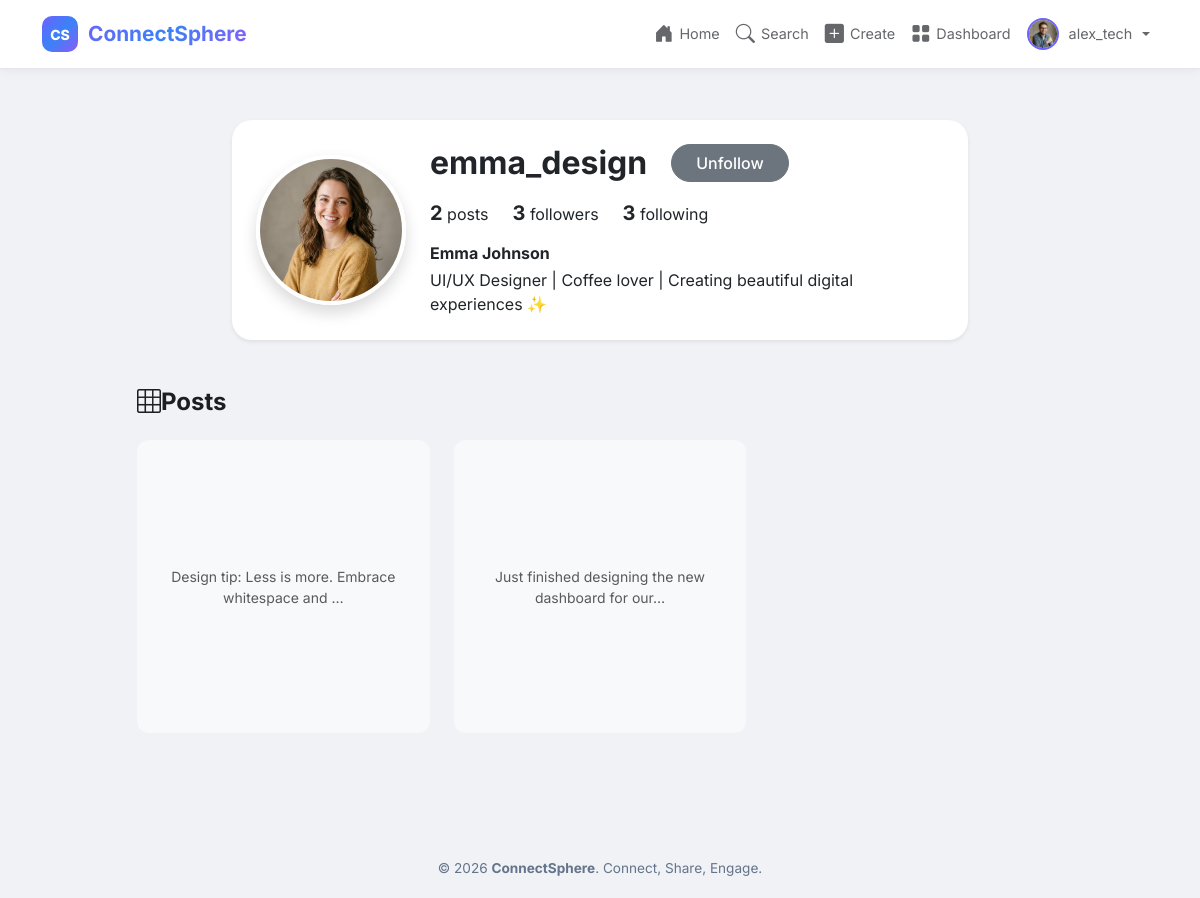
The page /profile/emma_design/ (signed in) on the database its author committed.
### app/models.py (models this page shows, shortened)
class Profile(models.Model):
    user = models.OneToOneField(User, on_delete=models.CASCADE, related_name='profile')
    profile_picture = models.ImageField(upload_to='profile_pics/', default='profile_pics/default.png', blank=True)
    bio = models.TextField(max_length=500, blank=True, default='')
    date_joined = models.DateTimeField(auto_now_add=True)

class Post(models.Model):
    user = models.ForeignKey(User, on_delete=models.CASCADE, related_name='posts')
    caption = models.TextField(max_length=2200, blank=True, default='')
    image = models.ImageField(upload_to='post_images/', blank=True, null=True)
    created_date = models.DateTimeField(auto_now_add=True)
    class Meta:
        ordering = ['-created_date']
    @property
    def likes_count(self):
        return self.likes.count()
    @property
    def comments_count(self):
        return self.comments.count()

### app/views.py (the view)
# urls.py: path('profile/<str:username>/', views.profile, name='profile'),
@login_required
def profile(request, username):
    profile_user = get_object_or_404(User, username=username)
    profile_obj = get_object_or_404(Profile, user=profile_user)
    posts = Post.objects.filter(user=profile_user).select_related('user', 'user__profile')
    is_following = Follow.objects.filter(follower=request.user, following=profile_user).exists()
    followers_count = profile_user.followers_set.count()
    following_count = profile_user.following_set.count()
    posts_count = posts.count()
    context = {
        'profile_user': profile_user,
        'profile': profile_obj,
        'posts': posts,
        'is_following': is_following,
        'followers_count': followers_count,
        'following_count': following_count,
        'posts_count': posts_count,
    }
    return render(request, 'profile.html', context)

### templates/profile.html (shortened to what this page needs)
{% extends 'base.html' %}
{% load static %}
{% block content %}
<div class="container mt-4 pt-3">
    <div class="row justify-content-center mb-5">
        <div class="col-md-8 col-lg-8">
            <div class="card cs-glass-card border-0 shadow-sm p-4" style="border-radius: 20px;">
                <div class="row align-items-center">
                    <div class="col-auto text-center mb-3 mb-md-0">
                        {% if profile_user.profile.profile_picture %}
                            <img src="{{ profile_user.profile.profile_picture.url }}" alt="{{ profile_user.username }}" class="rounded-circle shadow" style="width: 150px; height: 150px; object-fit: cover; border: 4px solid #fff;">
                        {% else %}
                            <div class="rounded-circle shadow bg-secondary d-flex align-items-center justify-content-center text-white mx-auto" style="width: 150px; height: 150px; border: 4px solid #fff;">
                                <i class="bi bi-person" style="font-size: 5rem;"></i>
                            </div>
                        {% endif %}
                    </div>
                    <div class="col">
                        <div class="d-flex flex-column flex-md-row align-items-md-center mb-3">
                            <h2 class="mb-2 mb-md-0 me-md-4 fw-bold">{{ profile_user.username }}</h2>
                            {% if request.user == profile_user %}
                                <a href="{% url 'edit_profile' %}" class="btn btn-outline-secondary rounded-pill fw-medium px-4">Edit Profile</a>
                            {% else %}
                                {% if request.user.is_authenticated %}
                                <button class="btn btn-{% if is_following %}secondary{% else %}primary{% endif %} rounded-pill fw-medium px-4 follow-btn" data-username="{{ profile_user.username }}">
                                    {% if is_following %}Unfollow{% else %}Follow{% endif %}
                                </button>
                                {% endif %}
                            {% endif %}
                        </div>
                        <div class="d-flex mb-3 gap-4">
                            <div><strong class="fs-5">{{ posts_count }}</strong> posts</div>
                            <div>
                                <a href="{% url 'followers_list' profile_user.username %}" class="text-decoration-none text-dark">
                                    <strong class="fs-5">{{ followers_count }}</strong> followers
                                </a>
                            </div>
                            <div>
                                <a href="{% url 'following_list' profile_user.username %}" class="text-decoration-none text-dark">
                                    <strong class="fs-5">{{ following_count }}</strong> following
                                </a>
                            </div>
                        </div>
                        <div class="profile-bio">
                            <h6 class="fw-bold mb-1">{{ profile_user.first_name }} {{ profile_user.last_name }}</h6>
                            <p class="mb-0 text-break" style="white-space: pre-line;">{{ profile_user.profile.bio }}</p>
                        </div>
                    </div>
                </div>
            </div>
        </div>
    </div>
    <div class="row justify-content-center">
        <div class="col-md-10">
            <h4 class="mb-4 text-center fw-bold cs-brand"><i class="bi bi-grid-3x3"></i> Posts</h4>
            {% if posts %}
                <div class="row g-1 g-md-4">
                    {% for post in posts %}
                        <div class="col-4 mb-1 mb-md-4">
                            <a href="{% url 'post_detail' post.pk %}" class="text-decoration-none position-relative d-block group cs-post-thumbnail" style="aspect-ratio: 1/1; overflow: hidden; border-radius: 12px;">
                                {% if post.image %}
                                    <img src="{{ post.image.url }}" alt="Post image" class="w-100 h-100 object-fit-cover" style="object-fit: cover;">
                                {% else %}
                                    <div class="w-100 h-100 bg-light d-flex align-items-center justify-content-center text-muted p-2 text-center">
                                        <small>{{ post.caption|truncatechars:50 }}</small>
                                    </div>
                                {% endif %}
                            </a>
                        </div>
                    {% endfor %}
                </div>
            {% else %}
                <div class="text-center py-5">
                    <i class="bi bi-camera text-muted" style="font-size: 4rem;"></i>
                    <h3 class="mt-3 text-muted">No Posts Yet</h3>
                </div>
            {% endif %}
        </div>
    </div>
</div>
{% endblock %}

### templates/base.html (shortened to what this page needs)
{% load static %}
<!DOCTYPE html>
<html lang="en">
<head>
    <link href="https://cdn.jsdelivr.net/npm/bootstrap@5.3.3/dist/css/bootstrap.min.css" rel="stylesheet">
    <link href="https://cdn.jsdelivr.net/npm/bootstrap-icons@1.11.3/font/bootstrap-icons.min.css" rel="stylesheet">
    <link rel="stylesheet" href="{% static 'css/style.css' %}">
</head>
<body>
    {% if user.is_authenticated %}
    <nav class="navbar navbar-expand-lg navbar-dark fixed-top cs-navbar">
        <div class="container">
            <a class="navbar-brand cs-brand" href="{% url 'home' %}">
                <span class="cs-logo">CS</span>
                <span class="cs-name">ConnectSphere</span>
            </a>
            <div class="collapse navbar-collapse" id="navbarNav">
                <ul class="navbar-nav ms-auto align-items-center">
                    <li class="nav-item">
                        <a class="nav-link" href="{% url 'home' %}" title="Home">
                            <i class="bi bi-house-door-fill"></i>
                            <span class="nav-text">Home</span>
                        </a>
                    </li>
                    <li class="nav-item">
                        <a class="nav-link" href="{% url 'search_users' %}" title="Search">
                            <i class="bi bi-search"></i>
                            <span class="nav-text">Search</span>
                        </a>
                    </li>
                    <li class="nav-item">
                        <a class="nav-link" href="{% url 'create_post' %}" title="Create Post">
                            <i class="bi bi-plus-square-fill"></i>
                            <span class="nav-text">Create</span>
                        </a>
                    </li>
                    <li class="nav-item">
                        <a class="nav-link" href="{% url 'dashboard' %}" title="Dashboard">
                            <i class="bi bi-grid-fill"></i>
                            <span class="nav-text">Dashboard</span>
                        </a>
                    </li>
                    <li class="nav-item dropdown">
                        <a class="nav-link dropdown-toggle d-flex align-items-center" href="#" role="button" data-bs-toggle="dropdown">
                            {% if user.profile.profile_picture %}
                            <img src="{{ user.profile.profile_picture.url }}" alt="{{ user.username }}" class="nav-avatar">
                            {% else %}
                            <div class="nav-avatar-placeholder">
                                <i class="bi bi-person-fill"></i>
                            </div>
                            {% endif %}
                            <span class="nav-text ms-1">{{ user.username }}</span>
                        </a>
                    </li>
                </ul>
            </div>
        </div>
    </nav>
    {% endif %}
    <main class="{% if user.is_authenticated %}cs-main{% else %}cs-main-auth{% endif %}">
        {% block content %}{% endblock %}
    </main>
    {% if user.is_authenticated %}
    <footer class="cs-footer">
        <div class="container text-center">
            <p class="mb-0">&copy; 2026 <strong>ConnectSphere</strong>. Connect, Share, Engage.</p>
        </div>
    </footer>
    {% endif %}
</body>
</html>

### static/css/style.css (style rules this page uses)
:root { --primary: #6C63FF; --secondary: #3B82F6; --accent: #8B5CF6; --dark-bg: #f0f2f5; --card-bg: #ffffff; --card-border: #e4e6eb; --text-primary: #1c1e21; --text-secondary: #65676b; --success: #10b981; --danger: #ef4444; --warning: #f59e0b; --gradient: linear-gradient(135deg, #6C63FF 0%, #3B82F6 50%, #8B5CF6 100%); }
body { font-family: 'Inter', sans-serif; background: var(--dark-bg); color: var(--text-primary); min-height: 100vh; margin: 0; padding: 0; }
.cs-navbar { position: fixed; top: 0; width: 100%; z-index: 1030; background: #ffffff; box-shadow: 0 2px 10px rgba(0, 0, 0, 0.05); border-bottom: 1px solid var(--card-border); padding: 10px 20px; display: flex; justify-content: space-between; align-items: center; box-sizing: border-box; }
.cs-brand { display: flex; align-items: center; text-decoration: none; }
.cs-logo { width: 36px; height: 36px; border-radius: 10px; background: var(--gradient); display: flex; align-items: center; justify-content: center; font-weight: 800; font-size: 14px; color: white; }
.cs-name { font-weight: 700; font-size: 1.3rem; margin-left: 10px; background: var(--gradient); -webkit-background-clip: text; -webkit-text-fill-color: transparent; }
.nav-link { color: var(--text-secondary); font-size: 0.9rem; display: flex; align-items: center; gap: 6px; transition: 0.3s; border-radius: 8px; padding: 8px 12px; text-decoration: none; }
.nav-link i { font-size: 1.2rem; }
.nav-avatar { width: 32px; height: 32px; border-radius: 50%; object-fit: cover; border: 2px solid var(--primary); }
.cs-main { padding-top: 80px; min-height: calc(100vh - 60px); padding-bottom: 40px; box-sizing: border-box; }
.cs-footer { padding: 20px 0; text-align: center; color: #64748b; font-size: 0.85rem; border-top: 1px solid rgba(255, 255, 255, 0.06); margin-top: 40px; }
a { color: var(--primary); text-decoration: none; transition: 0.2s; }
img { max-width: 100%; }

### rows shown on the page
Post: caption "Design tip: Less is more. Embrace whitespace and …"
Post: caption "Just finished designing the new dashboard for our…"

### other values the page prints
{{ user.username }} "alex_tech"
{{ profile_user.username }} "emma_design"
{{ posts_count }} "2"
{{ followers_count }} "3"
{{ following_count }} "3"
{{ profile_user.first_name }} "Emma"
{{ profile_user.last_name }} "Johnson"
{{ profile_user.profile.bio }} "UI/UX Designer | Coffee lover | Creating beautiful digital experiences ✨"
